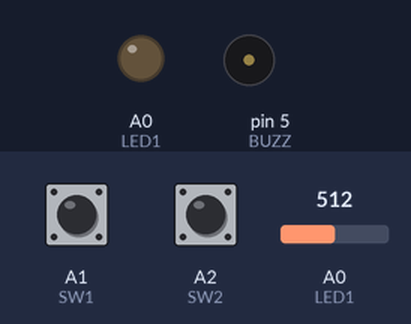
A sketch run on a simulated Arduino Uno, built with avr-gcc and run on an emulated ATmega328P. Parts: output pins drawn as LEDs (lit = HIGH), buzzer (waves = sounding). Inputs (shaded band) come from the test bench; at power-on: A1 (SW1) LOW, A2 (SW2) LOW, A0 (LED1) = 512.

Above: at 1.2 s.
1.3 s: A1 (SW1) pulled HIGH for 0.15 s
At 1.37 s:
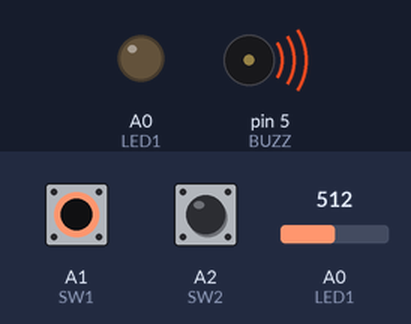
2.9 s: A1 (SW1) pulled HIGH for 3.2 s
At 6.7 s:
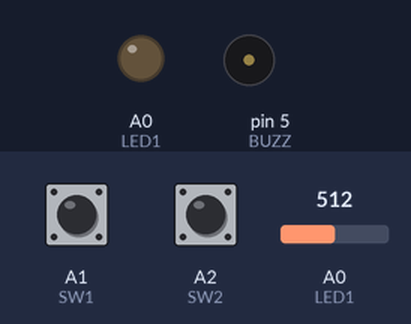
7.6 s: A2 (SW2) pulled HIGH for 0.15 s
At 9.0 s:
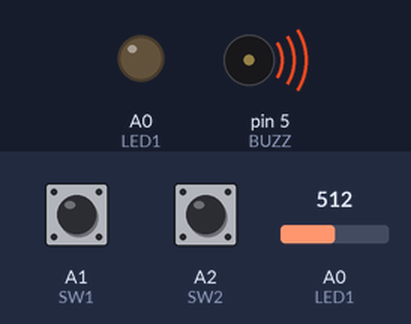
Timing chart, 0 to 13.1 s (numbered marks = the images above; inputs shaded):
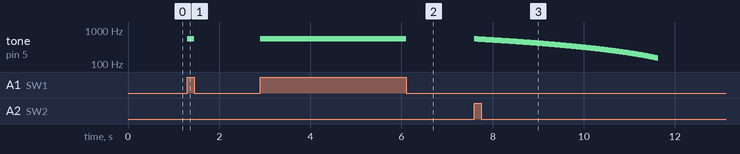

The sketch:

KTR-1_3.ino
```cpp
const int LED1 = 14;
const int LED2 = 15;
const int BUZZ = 5;
const int Trig = 7;
const int AIN1 = 3;
const int AIN2 = 6;
const int BIN1 = 9;
const int BIN2 = 10;
const int VR = A0;
const int SW1 = A1;
const int SW2 = A2;
const int ECHO = 8;

int VRvol = 0;  // センサーからの値を格納する変数

void setup() {
  //ブザーピンを入力として初期化します
  pinMode(SW1, INPUT);
  pinMode(SW2, INPUT);
  pinMode(BUZZ, OUTPUT);
  pinMode(LED1, OUTPUT);
  //アナログ入力ピンは宣言しなくても入力できる
}

void loop() {
  VRvol = analogRead(VR);    // アナログピンを読み取る
  VRvol = map(VRvol, 0, 1023, 220, 880); //値を丸める
  if (digitalRead(SW1) == HIGH) {
    tone(BUZZ, VRvol);
  } else if (digitalRead(SW2) == HIGH) {
    // BUZZをオフにします：
    for (int i = VRvol; i >= 150; i--) {
      tone(BUZZ, i, 10); delay(10);
    }
  } else {
    noTone(BUZZ);
  }
}
```

Measured:
- after the input at 1.3 s, tone on pin 5 (BUZZ): silent → 550 Hz at once, → silent 0.15 s later
- after the input at 2.9 s, tone on pin 5 (BUZZ): silent → 550 Hz at once, → silent 3.2 s later
- after the input at 7.6 s, tone on pin 5 (BUZZ): plays 550 Hz for 0.01 s, 549 Hz for 0.01 s, 548 Hz for 0.01 s, 547 Hz for 0.01 s, 546 Hz for 0.01 s, 545 Hz for 0.01 s … (401 notes in this stretch), starting at once
